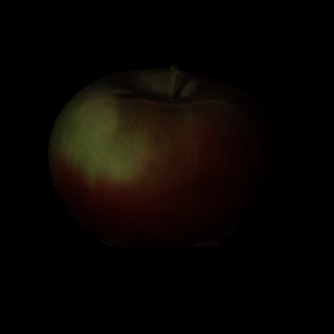
#> input picture illumination_invariant_superpixels/data/raw/apple_01.png, 334 x 334 px; its folder holds only this picture in this run
$ python main.py
#> lines starting #> are read from the running program, lines starting #| are printed output that depends on the picture
### illumination_invariant_superpixels/src/preprocessing.py
# keeping image loading and color constancy functions here
import os
import cv2
import numpy as np
from . import config
# loading RGB image from RAW_DIR
def load_image(image_name):
    # building full path using RAW_DIR from config
#> called with image_name = 'apple_01.png'
    image_path = os.path.join(config.RAW_DIR, image_name)
    # reading BGR image using OpenCV
    img_bgr = cv2.imread(image_path)
#> img_bgr is the input picture: shape (334, 334, 3); mean B, G, R 2.6, 5.6, 8.8
    # checking if image exists
    if img_bgr is None:
        raise FileNotFoundError(f"image not found: {image_path}")
    # converting BGR to RGB for consistency
    img_rgb = cv2.cvtColor(img_bgr, cv2.COLOR_BGR2RGB)
#> in run_slic, `labels = slic(img,n_segments=n_segments,compactness=compactness,start_..`: labels: shape (334, 334) int64; 192 distinct labels, from 0 to 191
    return img_rgb
# applying gray-world color constancy
def gray_world_cc(img):
    # converting to float for scaling
    img = img.astype(np.float32)
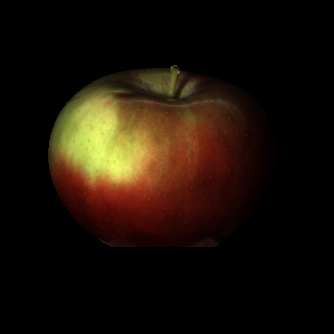
#> img: shape (334, 334, 3) float32; mean R, G, B 8.8, 5.6, 2.6; drawn with min black and max white
    # computing channel means
    mean_r = np.mean(img[:, :, 0])
#> mean_r = 8.78
    mean_g = np.mean(img[:, :, 1])
#> mean_g = 5.63
    mean_b = np.mean(img[:, :, 2])
#> mean_b = 2.59
    # computing gray target value
    gray_value = (mean_r + mean_g + mean_b) / 3.0
#> gray_value = 5.67
    # setting small epsilon to avoid division by zero
    eps = 1e-6
    # scaling channels toward the gray value
    img[:, :, 0] *= gray_value / (mean_r + eps)
    img[:, :, 1] *= gray_value / (mean_g + eps)
    img[:, :, 2] *= gray_value / (mean_b + eps)
    # clipping values and converting to uint8
    img = np.clip(img, 0, 255).astype(np.uint8)
    return img
# applying color constancy method
def apply_color_constancy(img, method="gray_world"):
    if method == "gray_world":
        return gray_world_cc(img)
    else:
        # handling unsupported methods
        raise NotImplementedError(f"color constancy method '{method}' not implemented yet")

### illumination_invariant_superpixels/src/superpixels.py
# keeping SLIC superpixel logic and visualization here
import numpy as np
from skimage.segmentation import slic, mark_boundaries
# running SLIC superpixel segmentation
def run_slic(img, n_segments=200, compactness=10.0):
    # running SLIC on the RGB image to generate superpixel labels
    labels = slic(img,n_segments=n_segments,compactness=compactness,start_label=0)
    return labels
# overlaying superpixel boundaries on the image
def overlay_superpixels(img, labels):
    # drawing superpixel boundaries over the image
    boundary_img = mark_boundaries(img, labels)
    # converting normalized float image to uint8 format
    boundary_img = (boundary_img * 255).astype(np.uint8)
    return boundary_img

### illumination_invariant_superpixels/src/metrics.py
# keeping metric functions for superpixel-based evaluation here
import numpy as np
# computing boundary recall between predicted and ground-truth edges
# [35 lines left out: functions compute_boundary_recall, compute_ASA, not called in this run]
# computing neighbor based stability score between two label maps
def compute_stability(labels_1, labels_2):
    # checking if label maps have the same shape
    if labels_1.shape != labels_2.shape:
        raise ValueError("label maps must have the same shape")
    # getting image dimensions
    h, w = labels_1.shape
    # extracting horizontal neighbor pairs from both label maps
    l1_h = labels_1[:, :-1]
    l2_h = labels_2[:, :-1]
    l1_h_next = labels_1[:, 1:]
    l2_h_next = labels_2[:, 1:]
    # checking which horizontal neighbors are in the same superpixel
    same_l1_h = l1_h == l1_h_next
    same_l2_h = l2_h == l2_h_next
    # extracting vertical neighbor pairs from both label maps
    l1_v = labels_1[:-1, :]
    l2_v = labels_2[:-1, :]
    l1_v_next = labels_1[1:, :]
    l2_v_next = labels_2[1:, :]
    # checking which vertical neighbors are in the same superpixel
    same_l1_v = l1_v == l1_v_next
    same_l2_v = l2_v == l2_v_next
    # computing total number of same-superpixel pairs in labels_1
    total_same_l1 = same_l1_h.sum() + same_l1_v.sum() + 1e-6
    # counting how many pairs stay together in both segmentations
    agree_h = np.logical_and(same_l1_h, same_l2_h).sum()
    agree_v = np.logical_and(same_l1_v, same_l2_v).sum()
    agree_total = agree_h + agree_v
    # computing stability as ratio of agreements to total pairs
    stability = agree_total / total_same_l1
    return float(stability)
# converting superpixel label map into binary boundary map
def labels_to_boundaries(labels):
    # getting image dimensions
    h, w = labels.shape
    # initializing boundary map as all zeros
    boundaries = np.zeros((h, w), dtype=bool)
    # marking horizontal boundaries where adjacent pixels have different labels
    boundaries[:, 1:] |= labels[:, 1:] != labels[:, :-1]
    # marking vertical boundaries where adjacent pixels have different labels
    boundaries[1:, :] |= labels[1:, :] != labels[:-1, :]
    return boundaries
# computing Intersection over Union between boundaries of two superpixel segmentations
def boundary_iou(labels_1, labels_2):
    # checking if label maps have the same shape
    if labels_1.shape != labels_2.shape:
        raise ValueError("label maps must have same shape for boundary IoU")
    # converting label maps to boundary maps
    edges_1 = labels_to_boundaries(labels_1)
    edges_2 = labels_to_boundaries(labels_2)
    # computing intersection of boundaries
    inter = np.logical_and(edges_1, edges_2).sum()
    # computing union of boundaries
    union = np.logical_or(edges_1, edges_2).sum() + 1e-6
    # computing IoU as ratio of intersection to union
    iou = inter / union
    return float(iou)
# computing entropy from 1D count array
def _entropy_from_counts(counts):
    # converting to float for probability calculations
    counts = counts.astype(np.float64)
    # computing total count
    total = counts.sum()
    # returning zero entropy if no counts
    if total <= 0:
        return 0.0
    # computing probabilities
    p = counts / total
    # filtering out zero probabilities
    p = p[p > 0]
    # computing entropy using Shannon formula
    return float(-np.sum(p * np.log2(p)))
# computing Variation of Information between two segmentations
def variation_of_information(labels_1, labels_2):
    # checking if label maps have the same shape
    if labels_1.shape != labels_2.shape:
        raise ValueError("label maps must have same shape for VI")
    # flattening label maps to 1D arrays
    x = labels_1.reshape(-1).astype(np.int64)
    y = labels_2.reshape(-1).astype(np.int64)
    # reindexing labels to consecutive IDs
    _, x = np.unique(x, return_inverse=True)
    _, y = np.unique(y, return_inverse=True)
    # computing maximum label values for array sizing
    max_x = int(x.max()) + 1
    max_y = int(y.max()) + 1
    # computing marginal counts for each segmentation
    count_x = np.bincount(x, minlength=max_x)
    count_y = np.bincount(y, minlength=max_y)
    # computing joint counts by creating unique index for each pair
    joint_index = x * max_y + y
    count_xy = np.bincount(joint_index, minlength=max_x * max_y)
    count_xy = count_xy.reshape(max_x, max_y)
    # computing marginal entropies
    Hx = _entropy_from_counts(count_x)
    Hy = _entropy_from_counts(count_y)
    # computing total number of pixels
    total = float(count_xy.sum())
    # returning zero if no pixels
    if total <= 0:
        return 0.0
    # computing joint and marginal probability distributions
    p_xy = count_xy / total
    p_x = count_x / total
    p_y = count_y / total
    # creating mask for nonzero joint probabilities
    mask = p_xy > 0
    p_xy_nonzero = p_xy[mask]
    x_idx, y_idx = np.nonzero(mask)
    # computing mutual information
    mi = np.sum(
        p_xy_nonzero
        * (np.log2(p_xy_nonzero) - np.log2(p_x[x_idx]) - np.log2(p_y[y_idx]))
    )
    # computing Variation of Information
    vi = Hx + Hy - 2.0 * mi
    return float(vi)

### illumination_invariant_superpixels/src/stability_analysis.py
# keeping the stability analysis experiment here
import os
import matplotlib.pyplot as plt
import numpy as np
import pandas as pd
# importing project configuration and preprocessing utilities
from . import config
from .preprocessing import load_image
# importing raw and color-constancy pipelines
from .pipelines import run_raw_pipeline, run_cc_pipeline
# importing stability metrics for comparison across lighting conditions
from .metrics import compute_stability, boundary_iou, variation_of_information

# setting the list of object names to evaluate
OBJECT_NAMES = ["apple", "deer", "cup1", "frog1"]


# running the stability analysis across all objects
def run(object_names=OBJECT_NAMES):
    # creating a list to store all summary rows
    rows = []
    # running stability analysis for each object
    for object_name in object_names:
        # listing all images for this object under varying illumination
        all_files = sorted(
            f for f in os.listdir(config.RAW_DIR)
            if f.startswith(object_name + "_") and f.endswith(".png"))
        # checking if images exist
        if len(all_files) == 0:
            print(f"[WARNING] no images for '{object_name}'")
            continue
        print(f"\n=== Processing object: {object_name} ===")
        print("Images:", all_files)
        # selecting the first image as the reference
        ref_name = all_files[0]
        print("Reference image:", ref_name)
        # creating dictionaries to store superpixel labels
        labels_raw_dict = {}
        labels_cc_dict = {}
        # running raw and color constancy pipelines on all images
        for fname in all_files:
            print("  running pipelines on:", fname)
            # loading the image
            img = load_image(fname)
            # running raw SLIC pipeline
            labels_raw = run_raw_pipeline(img)
            # running color constancy SLIC pipeline
            img_cc, labels_cc = run_cc_pipeline(img, cc_method="gray_world")
#> call 2 of run_slic, with n_segments = 200, compactness = 10
#> in run_slic (call 2), `labels = slic(img,n_segments=n_segments,compactness=compactness,start_..`:
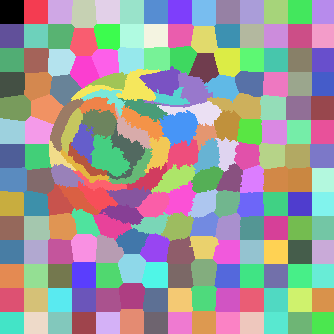
#> labels: shape (334, 334) int64; 192 distinct labels, from 0 to 191; one colour per label, 0 black
            # storing computed labels
            labels_raw_dict[fname] = labels_raw
            labels_cc_dict[fname] = labels_cc
        # getting reference segmentations
        ref_raw = labels_raw_dict[ref_name]
        ref_cc = labels_cc_dict[ref_name]
        # creating lists for metrics across all lighting conditions
        stab_raw = []
        stab_cc = []
        b_iou_raw = []
        b_iou_cc = []
        vi_raw = []
        vi_cc = []
        # computing metrics for each illumination condition
        for fname in all_files:
            lr = labels_raw_dict[fname]
            lc = labels_cc_dict[fname]
            # computing neighbor-based stability
            stab_raw.append(compute_stability(ref_raw, lr))
            stab_cc.append(compute_stability(ref_cc, lc))
            # computing boundary IoU
            b_iou_raw.append(boundary_iou(ref_raw, lr))
            b_iou_cc.append(boundary_iou(ref_cc, lc))
            # computing variation of information
            vi_raw.append(variation_of_information(ref_raw, lr))
            vi_cc.append(variation_of_information(ref_cc, lc))
#> this loop made 1 pass
#> pass 1, in compute_stability, `l1_h_next = labels_1[:, 1:]`:
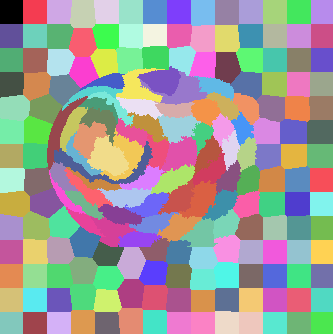
#> l1_h_next: shape (334, 333) int64; 192 distinct labels, from 0 to 191; one colour per label, 0 black
#> pass 1, in compute_stability, `same_l1_h = l1_h == l1_h_next`:
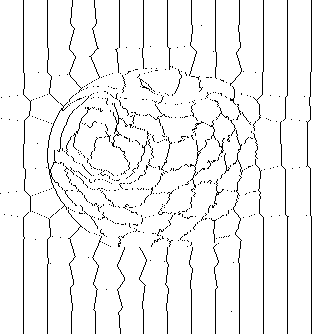
#> same_l1_h: shape (334, 333) bool; 95% white; black in thin lines or dots
#> pass 1, in compute_stability, `l1_v = labels_1[:-1, :]`:
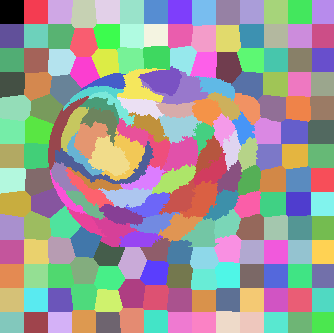
#> l1_v: shape (333, 334) int64; 192 distinct labels, from 0 to 191; one colour per label, 0 black
#> after the loop, b_iou_cc = [1]; b_iou_raw = [1]; stab_cc = [1]; stab_raw = [1]; vi_cc = [0]; vi_raw = [0]
        # converting lists to numpy arrays
        stab_raw = np.array(stab_raw)
        stab_cc = np.array(stab_cc)
        b_iou_raw = np.array(b_iou_raw)
        b_iou_cc = np.array(b_iou_cc)
        vi_raw = np.array(vi_raw)
        vi_cc = np.array(vi_cc)
        # storing summary metrics for this object
        rows.append({
            "object": object_name,
            "num_images": len(all_files),
            "mean_neighbor_stab_raw": float(stab_raw.mean()),
            "mean_neighbor_stab_cc": float(stab_cc.mean()),
            "mean_boundary_iou_raw": float(b_iou_raw.mean()),
            "mean_boundary_iou_cc": float(b_iou_cc.mean()),
            "mean_vi_raw": float(vi_raw.mean()),
            "mean_vi_cc": float(vi_cc.mean()),})
    # creating a dataframe with all object summaries
    df = pd.DataFrame(rows)
    print("\nStability summary (neighbor + boundary IoU + VI)")
    print(df)
    # saving the summary to CSV
    os.makedirs(config.METRICS_DIR, exist_ok=True)
    out_csv = os.path.join(config.METRICS_DIR, "stability_summary_all_metrics.csv")
    df.to_csv(out_csv, index=False)
    print("\nSaved to:", out_csv)
    # plotting boundary IoU comparison between pipelines
    if len(df) > 0:
        x = np.arange(len(df))
        plt.figure(figsize=(8, 4))
        plt.bar(x - 0.15, df["mean_boundary_iou_raw"], width=0.3, label="Raw")
        plt.bar(x + 0.15, df["mean_boundary_iou_cc"], width=0.3, label="CC (gray-world)")
        plt.xticks(x, df["object"])
        plt.ylabel("Mean boundary IoU")
        plt.title("Boundary-based superpixel stability (Raw vs CC)")
        plt.legend()
        plt.tight_layout()
        plt.show()
        # plotting variation of information comparison between pipelines
        plt.figure(figsize=(8, 4))
        plt.bar(x - 0.15, df["mean_vi_raw"], width=0.3, label="Raw")
        plt.bar(x + 0.15, df["mean_vi_cc"], width=0.3, label="CC (gray-world)")
        plt.xticks(x, df["object"])
        plt.ylabel("Mean VI (lower = more similar)")
        plt.title("Variation of Information vs reference (Raw vs CC)")
        plt.legend()
        plt.tight_layout()
        plt.show()
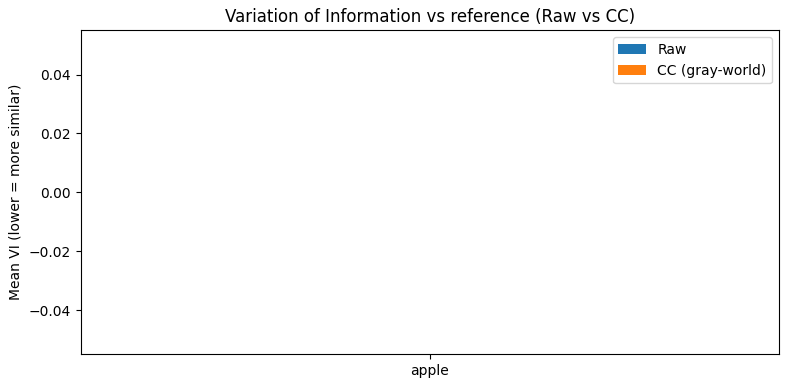
#> figure drawn by matplotlib, 1 panel
    return df

### illumination_invariant_superpixels/src/visualization.py
# keeping the illumination grid visualization here
import os
import matplotlib.pyplot as plt
import numpy as np
# importing project configuration and preprocessing utilities
from . import config
from .preprocessing import load_image
# importing raw and color-constancy pipelines
from .pipelines import run_raw_pipeline, run_cc_pipeline
# importing superpixel visualization helper
from .superpixels import overlay_superpixels

# setting the object names to visualize
OBJECT_NAMES = ["apple", "deer", "cup1", "frog1"]
# selecting which lighting conditions to display
INDICES_TO_SHOW = [0, 4, 9]  # showing first, middle and last lighting variations


# creating an illumination grid figure for each object
def run(object_names=OBJECT_NAMES, indices_to_show=INDICES_TO_SHOW):
    # creating the figures directory if missing
    os.makedirs(config.FIGURES_DIR, exist_ok=True)
    # creating an illumination grid for each object
    for object_name in object_names:
        # collecting all available images for this object
        all_files = sorted(
            f for f in os.listdir(config.RAW_DIR)
            if f.startswith(object_name + "_") and f.endswith(".png"))
        # checking for missing images
        if len(all_files) == 0:
            print(f"no images for '{object_name}'")
            continue
        # selecting valid indices based on available images
        idxs = [i for i in indices_to_show if i < len(all_files)]
        chosen_files = [all_files[i] for i in idxs]
        print(f"\nCreating grid for {object_name}: {chosen_files}")
        # creating a figure with one row per selected lighting condition
        n_rows = len(chosen_files)
        fig, axes = plt.subplots(n_rows, 3, figsize=(10, 3 * n_rows))
        # ensuring consistent 2D indexing even when only one row exists
        if n_rows == 1:
            axes = np.expand_dims(axes, axis=0)
        # generating visualizations for each chosen image
        for row, fname in enumerate(chosen_files):
            # loading the image
            img = load_image(fname)
            # running the raw pipeline
            labels_raw = run_raw_pipeline(img)
            # running the color-constancy pipeline
            img_cc, labels_cc = run_cc_pipeline(img, cc_method="gray_world")
            # creating overlay visualizations for superpixel boundaries
            overlay_raw = overlay_superpixels(img, labels_raw)
            overlay_cc = overlay_superpixels(img_cc, labels_cc)
#> in overlay_superpixels (call 2), `boundary_img = mark_boundaries(img, labels)`:
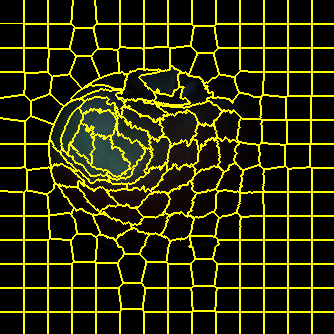
#> boundary_img: shape (334, 334, 3) float64; mean R, G, B 0.174, 0.174, 0.0169
            # displaying the original image
            axes[row, 0].imshow(img)
            axes[row, 0].set_title(f"Original ({fname})")
            axes[row, 0].axis("off")
            # displaying raw superpixels
            axes[row, 1].imshow(overlay_raw)
            axes[row, 1].set_title("Raw superpixels")
            axes[row, 1].axis("off")
            # displaying CC superpixels
            axes[row, 2].imshow(overlay_cc)
            axes[row, 2].set_title("CC superpixels")
            axes[row, 2].axis("off")
        plt.tight_layout()
        # saving the figure for this object
        out_path = os.path.join(
            config.FIGURES_DIR, f"{object_name}_illumination_grid.png")
        plt.savefig(out_path, dpi=200)
        plt.show()
        print("Saved grid to:", out_path)

### illumination_invariant_superpixels/src/pipelines.py
# keeping superpixel processing pipelines here
from .preprocessing import apply_color_constancy
from .superpixels import run_slic
# running superpixels on the raw RGB image
def run_raw_pipeline(img, n_segments=200, compactness=10.0):
    # running superpixels on the raw RGB image
    labels = run_slic(img, n_segments=n_segments, compactness=compactness)
    return labels
# running color constancy followed by superpixels
def run_cc_pipeline(img, n_segments=200, compactness=10.0, cc_method="gray_world"):
    # applying color constancy correction to the image
    img_cc = apply_color_constancy(img, method=cc_method)
    # running superpixels on the color corrected image
    labels = run_slic(img_cc, n_segments=n_segments, compactness=compactness)
    return img_cc, labels

### illumination_invariant_superpixels/main.py
# keeping the command line entry point for the full analysis here
import argparse
# importing the two experiment stages
from src.stability_analysis import run as run_stability
from src.visualization import run as run_figures


# parsing command line arguments
def parse_args():
    parser = argparse.ArgumentParser(
        description="Illumination invariant superpixels: stability analysis and illumination grids.")
    # selecting only the stability analysis stage
    parser.add_argument("--stability", action="store_true",
                        help="run only the stability analysis and write the metrics CSV")
    # selecting only the figure generation stage
    parser.add_argument("--figures", action="store_true",
                        help="run only the illumination grid figure generation")
    return parser.parse_args()


# running the requested stages in notebook order
def main():
    args = parse_args()
    # running both stages when no stage flag is given
    run_all = not (args.stability or args.figures)
    # running the stability analysis stage
    if run_all or args.stability:
        run_stability()
    # running the figure generation stage
    if run_all or args.figures:
        run_figures()


if __name__ == "__main__":
    main()
